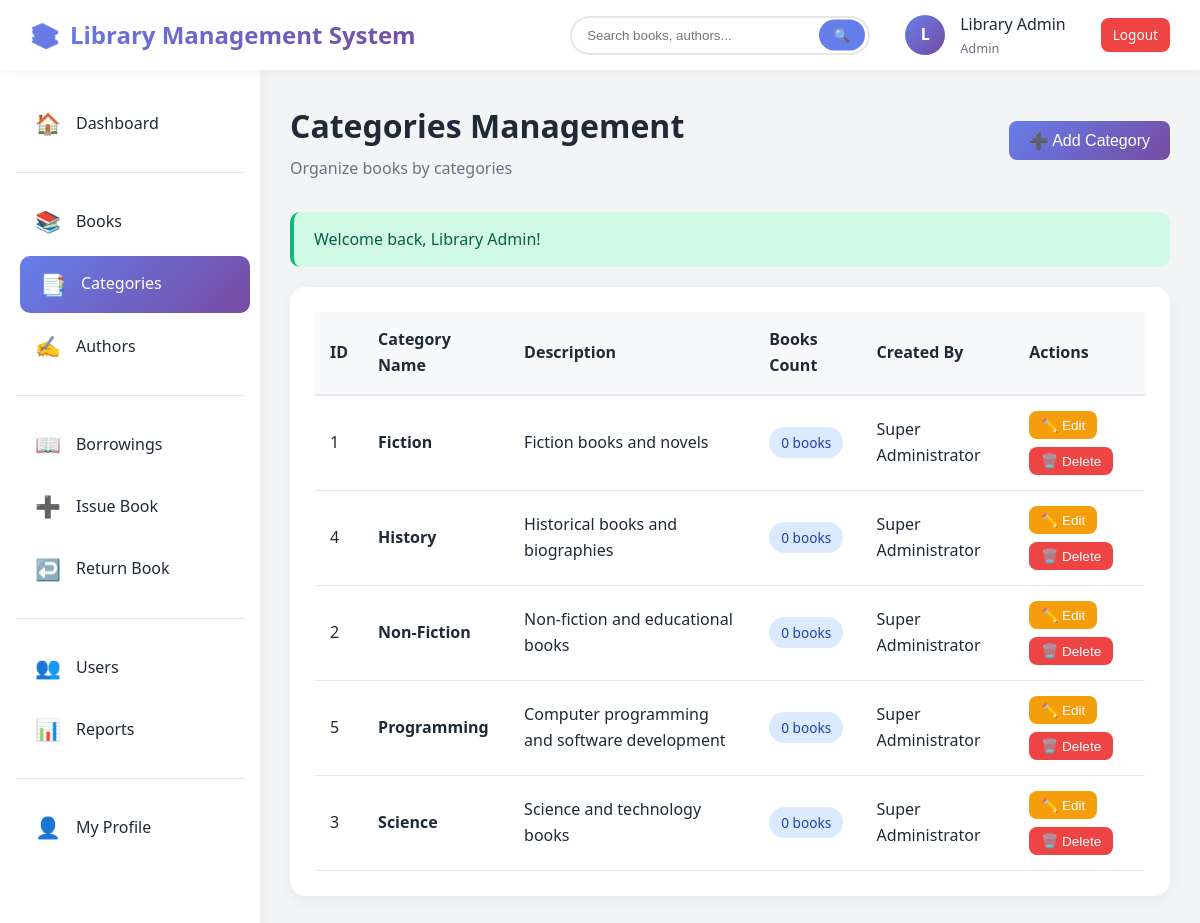
/categories.php (signed in), run on the app's committed database.
### tables this page shows
CREATE TABLE categories (
    category_id INT PRIMARY KEY AUTO_INCREMENT,
    category_name VARCHAR(100) NOT NULL,
    description TEXT,
    created_by INT,
    created_at TIMESTAMP DEFAULT CURRENT_TIMESTAMP,
    updated_at TIMESTAMP DEFAULT CURRENT_TIMESTAMP ON UPDATE CURRENT_TIMESTAMP,
    FOREIGN KEY (created_by) REFERENCES users(user_id) ON DELETE SET NULL,
    INDEX idx_name (category_name)
);

CREATE TABLE users (
    user_id INT PRIMARY KEY AUTO_INCREMENT,
    username VARCHAR(50) UNIQUE NOT NULL,
    email VARCHAR(100) UNIQUE NOT NULL,
    password VARCHAR(255) NOT NULL,
    full_name VARCHAR(100) NOT NULL,
    phone VARCHAR(20),
    address TEXT,
    role ENUM('super_admin', 'admin', 'staff', 'user') NOT NULL DEFAULT 'user',
    status ENUM('active', 'inactive', 'suspended') DEFAULT 'active',
    profile_image VARCHAR(255),
    created_at TIMESTAMP DEFAULT CURRENT_TIMESTAMP,
    updated_at TIMESTAMP DEFAULT CURRENT_TIMESTAMP ON UPDATE CURRENT_TIMESTAMP,
    INDEX idx_role (role),
    INDEX idx_status (status),
    INDEX idx_email (email)
);

### config.php (called while the page is built, shortened)
<?php
class Database {
    private static $instance = null;
    private $conn;
    private function __construct() {
        try {
            $this->conn = new mysqli(DB_HOST, DB_USER, DB_PASS, DB_NAME);
            $this->conn->set_charset("utf8mb4");
        } catch (Exception $e) {
            die("Database connection error: " . $e->getMessage());
        }
    }
    public static function getInstance() {
        if (self::$instance === null) {
            self::$instance = new Database();
        }
        return self::$instance;
    }
    public function query($sql) {
        return $this->conn->query($sql);
    }
}
function isLoggedIn() {
    return isset($_SESSION['user_id']) && isset($_SESSION['role']);
}
function hasRole($roles) {
    return in_array($_SESSION['role'], $roles);
}
function getFlashMessage() {
    if (isset($_SESSION['flash_message'])) {
        $flash = $_SESSION['flash_message'];
        return $flash;
    }
    return null;
}
?>

### categories.php (the view, shortened to what this page needs)
<?php
require_once 'config.php';
$db = Database::getInstance();
$categories = $db->query("SELECT c.*, COUNT(b.book_id) as book_count, u.full_name as created_by_name
                          FROM categories c
                          LEFT JOIN books b ON c.category_id = b.category_id
                          LEFT JOIN users u ON c.created_by = u.user_id
                          GROUP BY c.category_id
                          ORDER BY c.category_name")->fetch_all(MYSQLI_ASSOC);
$flash = getFlashMessage();
?>
<!DOCTYPE html>
<html lang="en">
<head>
    <link rel="stylesheet" href="assets/css/style.css">
</head>
<body>
    <?php include 'includes/header.php'; ?>
    <div class="main-container">
        <?php include 'includes/sidebar.php'; ?>
        <main class="main-content">
            <div class="content-header d-flex justify-between align-center">
                <div>
                    <h1>Categories Management</h1>
                    <p>Organize books by categories</p>
                </div>
                <button class="btn btn-primary" onclick="openAddModal()">
                    ➕ Add Category
                </button>
            </div>
            <?php if ($flash): ?>
                <div class="alert alert-<?php echo $flash['type']; ?>">
                    <?php echo htmlspecialchars($flash['message']); ?>
                </div>
            <?php endif; ?>
            <div class="section-card">
                <div class="table-responsive">
                    <table class="data-table">
                        <thead>
                            <tr>
                                <th>ID</th>
                                <th>Category Name</th>
                                <th>Description</th>
                                <th>Books Count</th>
                                <th>Created By</th>
                                <th>Actions</th>
                            </tr>
                        </thead>
                        <tbody>
                            <?php foreach ($categories as $category): ?>
                                <tr>
                                    <td><?php echo $category['category_id']; ?></td>
                                    <td><strong><?php echo htmlspecialchars($category['category_name']); ?></strong></td>
                                    <td><?php echo htmlspecialchars($category['description'] ?: '-'); ?></td>
                                    <td>
                                        <span class="badge badge-info"><?php echo $category['book_count']; ?> books</span>
                                    </td>
                                    <td><?php echo htmlspecialchars($category['created_by_name'] ?? '-'); ?></td>
                                    <td>
                                        <div class="action-buttons">
                                            <button class="btn btn-warning btn-sm" onclick='editCategory(<?php echo json_encode($category); ?>)'>
                                                ✏️ Edit
                                            </button>
                                            <button class="btn btn-danger btn-sm" onclick="deleteCategory(<?php echo $category['category_id']; ?>)">
                                                🗑️ Delete
                                            </button>
                                        </div>
                                    </td>
                                </tr>
                            <?php endforeach; ?>
                        </tbody>
                    </table>
                </div>
            </div>
        </main>
    </div>
</body>
</html>

### includes/header.php (shortened to what this page needs)
<header class="main-header">
    <div class="logo">
        <span>📚</span>
        <span><?php echo SITE_NAME; ?></span>
    </div>
    <div class="header-right">
        <div class="search-box">
            <form action="search.php" method="GET">
                <input type="text" name="q" placeholder="Search books, authors..." value="<?php echo isset($_GET['q']) ? htmlspecialchars($_GET['q']) : ''; ?>">
                <button type="submit">🔍</button>
            </form>
        </div>
        <div class="user-menu" onclick="toggleUserDropdown()">
            <div class="user-avatar">
                <?php echo strtoupper(substr($_SESSION['full_name'], 0, 1)); ?>
            </div>
            <div class="user-info">
                <div class="user-name"><?php echo htmlspecialchars($_SESSION['full_name']); ?></div>
                <div class="user-role" style="font-size: 0.8rem; color: var(--gray);">
                    <?php echo ucwords(str_replace('_', ' ', $_SESSION['role'])); ?>
                </div>
            </div>
        </div>
        <a href="logout.php" class="btn btn-danger btn-sm">Logout</a>
    </div>
</header>

### includes/sidebar.php (shortened to what this page needs)
<?php
$currentPage = basename($_SERVER['PHP_SELF']);
?>
<aside class="sidebar">
    <ul class="sidebar-menu">
        <li>
            <a href="dashboard.php" class="<?php echo $currentPage === 'dashboard.php' ? 'active' : ''; ?>">
                <span class="icon">🏠</span>
                <span>Dashboard</span>
            </a>
        </li>
        <?php if (hasRole([ROLE_SUPER_ADMIN, ROLE_ADMIN, ROLE_STAFF])): ?>
            <hr class="sidebar-divider">
            <li>
                <a href="books.php" class="<?php echo $currentPage === 'books.php' ? 'active' : ''; ?>">
                    <span class="icon">📚</span>
                    <span>Books</span>
                </a>
            </li>
            <li>
                <a href="categories.php" class="<?php echo $currentPage === 'categories.php' ? 'active' : ''; ?>">
                    <span class="icon">📑</span>
                    <span>Categories</span>
                </a>
            </li>
            <li>
                <a href="authors.php" class="<?php echo $currentPage === 'authors.php' ? 'active' : ''; ?>">
                    <span class="icon">✍️</span>
                    <span>Authors</span>
                </a>
            </li>
            <hr class="sidebar-divider">
            <li>
                <a href="borrowings.php" class="<?php echo $currentPage === 'borrowings.php' ? 'active' : ''; ?>">
                    <span class="icon">📖</span>
                    <span>Borrowings</span>
                </a>
            </li>
            <li>
                <a href="issue_book.php" class="<?php echo $currentPage === 'issue_book.php' ? 'active' : ''; ?>">
                    <span class="icon">➕</span>
                    <span>Issue Book</span>
                </a>
            </li>
            <li>
                <a href="return_book.php" class="<?php echo $currentPage === 'return_book.php' ? 'active' : ''; ?>">
                    <span class="icon">↩️</span>
                    <span>Return Book</span>
                </a>
            </li>
        <?php endif; ?>
        <?php if (hasRole([ROLE_SUPER_ADMIN, ROLE_ADMIN])): ?>
            <hr class="sidebar-divider">
            <li>
                <a href="users.php" class="<?php echo $currentPage === 'users.php' ? 'active' : ''; ?>">
                    <span class="icon">👥</span>
                    <span>Users</span>
                </a>
            </li>
            <li>
                <a href="reports.php" class="<?php echo $currentPage === 'reports.php' ? 'active' : ''; ?>">
                    <span class="icon">📊</span>
                    <span>Reports</span>
                </a>
            </li>
        <?php endif; ?>
        <hr class="sidebar-divider">
        <li>
            <a href="profile.php" class="<?php echo $currentPage === 'profile.php' ? 'active' : ''; ?>">
                <span class="icon">👤</span>
                <span>My Profile</span>
            </a>
        </li>
    </ul>
</aside>

### assets/css/style.css (style rules this page uses)
:root { --primary: #667eea; --primary-dark: #764ba2; --secondary: #f093fb; --success: #10b981; --danger: #ef4444; --warning: #f59e0b; --info: #3b82f6; --light: #f8f9fa; --dark: #1f2937; --gray: #6b7280; --border: #e5e7eb; --sidebar-width: 260px; --header-height: 70px; }
* { margin: 0; padding: 0; box-sizing: border-box; }
body { font-family: 'Segoe UI', Tahoma, Geneva, Verdana, sans-serif; background: #f3f4f6; color: var(--dark); line-height: 1.6; }
.main-header { height: var(--header-height); background: white; box-shadow: 0 2px 10px rgba(0,0,0,0.05); position: fixed; top: 0; left: 0; right: 0; z-index: 100; display: flex; align-items: center; justify-content: space-between; padding: 0 30px; }
.logo { font-size: 1.5rem; font-weight: bold; background: linear-gradient(135deg, var(--primary), var(--primary-dark)); -webkit-background-clip: text; -webkit-text-fill-color: transparent; display: flex; align-items: center; gap: 10px; }
.header-right { display: flex; align-items: center; gap: 20px; }
.search-box { position: relative; }
.search-box input { padding: 10px 40px 10px 15px; border: 2px solid var(--border); border-radius: 25px; width: 300px; transition: all 0.3s; }
.search-box button { position: absolute; right: 5px; top: 50%; transform: translateY(-50%); background: var(--primary); color: white; border: none; padding: 8px 15px; border-radius: 20px; cursor: pointer; }
.user-menu { display: flex; align-items: center; gap: 15px; cursor: pointer; padding: 10px 15px; border-radius: 25px; transition: background 0.3s; }
.user-avatar { width: 40px; height: 40px; border-radius: 50%; background: linear-gradient(135deg, var(--primary), var(--primary-dark)); color: white; display: flex; align-items: center; justify-content: center; font-weight: bold; }
.sidebar { position: fixed; left: 0; top: var(--header-height); bottom: 0; width: var(--sidebar-width); background: white; box-shadow: 2px 0 10px rgba(0,0,0,0.05); overflow-y: auto; z-index: 50; }
.sidebar-menu { list-style: none; padding: 20px 0; }
.sidebar-menu li { margin: 5px 15px; }
.sidebar-menu a { display: flex; align-items: center; gap: 15px; padding: 12px 20px; color: var(--dark); text-decoration: none; border-radius: 10px; transition: all 0.3s; }
.sidebar-menu a:hover, .sidebar-menu a.active { background: linear-gradient(135deg, var(--primary), var(--primary-dark)); color: white; transform: translateX(5px); }
.sidebar-menu .icon { font-size: 1.3rem; }
.sidebar-divider { margin: 20px 15px; border: none; border-top: 1px solid var(--border); }
.main-container { margin-top: var(--header-height); margin-left: var(--sidebar-width); min-height: calc(100vh - var(--header-height)); }
.main-content { padding: 30px; }
.content-header { margin-bottom: 30px; }
.content-header h1 { font-size: 2rem; color: var(--dark); margin-bottom: 5px; }
.content-header p { color: var(--gray); }
.alert { padding: 15px 20px; border-radius: 10px; margin-bottom: 20px; display: flex; align-items: center; gap: 10px; animation: slideDown 0.3s ease; }
.alert-success { background: #d1fae5; color: #065f46; border-left: 4px solid var(--success); }
.section-card { background: white; border-radius: 15px; padding: 25px; box-shadow: 0 4px 15px rgba(0,0,0,0.05); margin-bottom: 25px; }
.table-responsive { overflow-x: auto; }
.data-table { width: 100%; border-collapse: collapse; }
.data-table thead { background: var(--light); }
.data-table th { padding: 15px; text-align: left; font-weight: 600; color: var(--dark); border-bottom: 2px solid var(--border); }
.data-table td { padding: 15px; border-bottom: 1px solid var(--border); }
.data-table tbody tr { transition: background 0.2s; }
.badge { display: inline-block; padding: 5px 12px; border-radius: 20px; font-size: 0.85rem; font-weight: 500; }
.badge-info { background: #dbeafe; color: #1e40af; }
.btn { padding: 10px 20px; border: none; border-radius: 8px; cursor: pointer; font-size: 1rem; font-weight: 500; transition: all 0.3s; display: inline-flex; align-items: center; gap: 8px; text-decoration: none; }
.btn-primary { background: linear-gradient(135deg, var(--primary), var(--primary-dark)); color: white; }
.btn-danger { background: var(--danger); color: white; }
.btn-warning { background: var(--warning); color: white; }
.btn-sm { padding: 6px 12px; font-size: 0.85rem; }
.action-buttons { display: flex; gap: 8px; flex-wrap: wrap; }
.d-flex { display: flex; }
.justify-between { justify-content: space-between; }
.align-center { align-items: center; }

### data on the page
categories: category_id "1", category_name "Fiction", description "Fiction books and novels", book_count "0", created_by.full_name "Super Administrator"
categories: category_id "4", category_name "History", description "Historical books and biographies", book_count "0", created_by.full_name "Super Administrator"
categories: category_id "2", category_name "Non-Fiction", description "Non-fiction and educational books", book_count "0", created_by.full_name "Super Administrator"
categories: category_id "5", category_name "Programming", description "Computer programming and software development", book_count "0", created_by.full_name "Super Administrator"
categories: category_id "3", category_name "Science", description "Science and technology books", book_count "0", created_by.full_name "Super Administrator"

### other printed values
SITE_NAME "Library Management System"
substr($_SESSION['full_name'], 0, 1) "L"
$_SESSION['full_name'] "Library Admin"
str_replace('_', ' ', $_SESSION['role']) "Admin"
$flash['message'] "Welcome back, Library Admin!"
